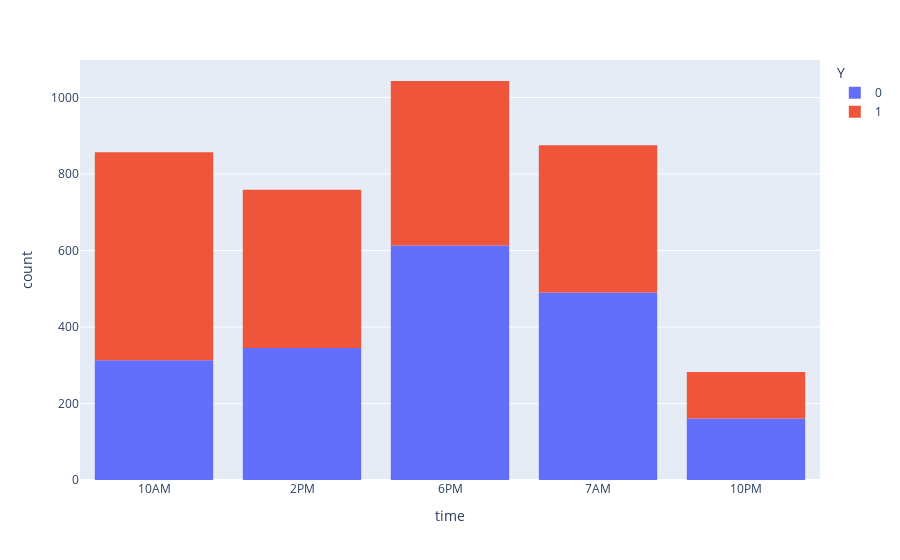

The notebook cell saved with this chart:
### Markdown cell above
Hypothesis: Drivers in the morning are more likely to accept coffee coupons

### Code cell
print(data_coffee.groupby("time")["Y"].sum()/data_coffee.groupby("time")["Y"].count())
px.histogram(data_coffee, x="time", color = 'Y')

### Figure 1 — Plotly figure (JSON) as saved in the notebook; plotly's stock layout.template omitted (floating-point values rounded to 4 significant figures; data arrays with more than 128 entries replaced by an {"elided": "..."} marker saying what was removed)
{"data": [{"alignmentgroup": "True", "bingroup": "x", "hovertemplate": "Y=0<br>time=%{x}<br>count=%{y}<extra></extra>", "legendgroup": "0", "marker": {"color": "#636efa", "pattern": {"shape": ""}}, "name": "0", "offsetgroup": "0", "orientation": "v", "showlegend": true, "type": "histogram", "x": {"elided": "1922 str values"}, "xaxis": "x", "yaxis": "y"}, {"alignmentgroup": "True", "bingroup": "x", "hovertemplate": "Y=1<br>time=%{x}<br>count=%{y}<extra></extra>", "legendgroup": "1", "marker": {"color": "#EF553B", "pattern": {"shape": ""}}, "name": "1", "offsetgroup": "1", "orientation": "v", "showlegend": true, "type": "histogram", "x": {"elided": "1894 str values"}, "xaxis": "x", "yaxis": "y"}], "layout": {"barmode": "relative", "legend": {"title": {"text": "Y"}, "tracegroupgap": 0}, "margin": {"t": 60}, "xaxis": {"anchor": "y", "domain": [0, 1], "title": {"text": "time"}}, "yaxis": {"anchor": "x", "domain": [0, 1], "title": {"text": "count"}}}}
